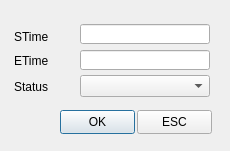
<ui version="4.0" >
 <class>TRSetOne</class>
 <widget class="QDialog" name="TRSetOne" >
  <property name="geometry" >
   <rect>
    <x>0</x>
    <y>0</y>
    <width>230</width>
    <height>151</height>
   </rect>
  </property>
  <property name="windowTitle" >
   <string>Dialog</string>
  </property>
  <widget class="QLabel" name="lblBackground" >
   <property name="geometry" >
    <rect>
     <x>0</x>
     <y>0</y>
     <width>230</width>
     <height>151</height>
    </rect>
   </property>
   <property name="text" >
    <string/>
   </property>
   <property name="pixmap" >
    <pixmap resource="../sb3000.qrc" >:/images/res/bg-inputbox.png</pixmap>
   </property>
   <property name="scaledContents" >
    <bool>true</bool>
   </property>
  </widget>
  <widget class="QPushButton" name="btnOK" >
   <property name="geometry" >
    <rect>
     <x>60</x>
     <y>110</y>
     <width>75</width>
     <height>24</height>
    </rect>
   </property>
   <property name="text" >
    <string>OK</string>
   </property>
  </widget>
  <widget class="QPushButton" name="btnESC" >
   <property name="geometry" >
    <rect>
     <x>137</x>
     <y>110</y>
     <width>75</width>
     <height>24</height>
    </rect>
   </property>
   <property name="text" >
    <string>ESC</string>
   </property>
  </widget>
  <widget class="QLabel" name="lblSTime" >
   <property name="geometry" >
    <rect>
     <x>14</x>
     <y>30</y>
     <width>70</width>
     <height>14</height>
    </rect>
   </property>
   <property name="text" >
    <string>STime</string>
   </property>
  </widget>
  <widget class="QLabel" name="lblETime" >
   <property name="geometry" >
    <rect>
     <x>14</x>
     <y>53</y>
     <width>70</width>
     <height>16</height>
    </rect>
   </property>
   <property name="text" >
    <string>ETime</string>
   </property>
  </widget>
  <widget class="QLabel" name="lblStatus" >
   <property name="geometry" >
    <rect>
     <x>14</x>
     <y>80</y>
     <width>70</width>
     <height>14</height>
    </rect>
   </property>
   <property name="text" >
    <string>Status</string>
   </property>
  </widget>
  <widget class="QLineEdit" name="txtSTime" >
   <property name="geometry" >
    <rect>
     <x>80</x>
     <y>24</y>
     <width>130</width>
     <height>20</height>
    </rect>
   </property>
   <property name="inputMask" >
    <string/>
   </property>
  </widget>
  <widget class="QLineEdit" name="txtETime" >
   <property name="geometry" >
    <rect>
     <x>80</x>
     <y>50</y>
     <width>130</width>
     <height>20</height>
    </rect>
   </property>
   <property name="inputMask" >
    <string/>
   </property>
   <property name="text" >
    <string/>
   </property>
   <property name="maxLength" >
    <number>32767</number>
   </property>
  </widget>
  <widget class="QComboBox" name="comboStatus" >
   <property name="geometry" >
    <rect>
     <x>80</x>
     <y>75</y>
     <width>130</width>
     <height>22</height>
    </rect>
   </property>
  </widget>
 </widget>
 <tabstops>
  <tabstop>txtSTime</tabstop>
  <tabstop>txtETime</tabstop>
  <tabstop>comboStatus</tabstop>
  <tabstop>btnOK</tabstop>
  <tabstop>btnESC</tabstop>
 </tabstops>
 <resources>
  <include location="../sb3000.qrc" />
 </resources>
 <connections/>
</ui>
